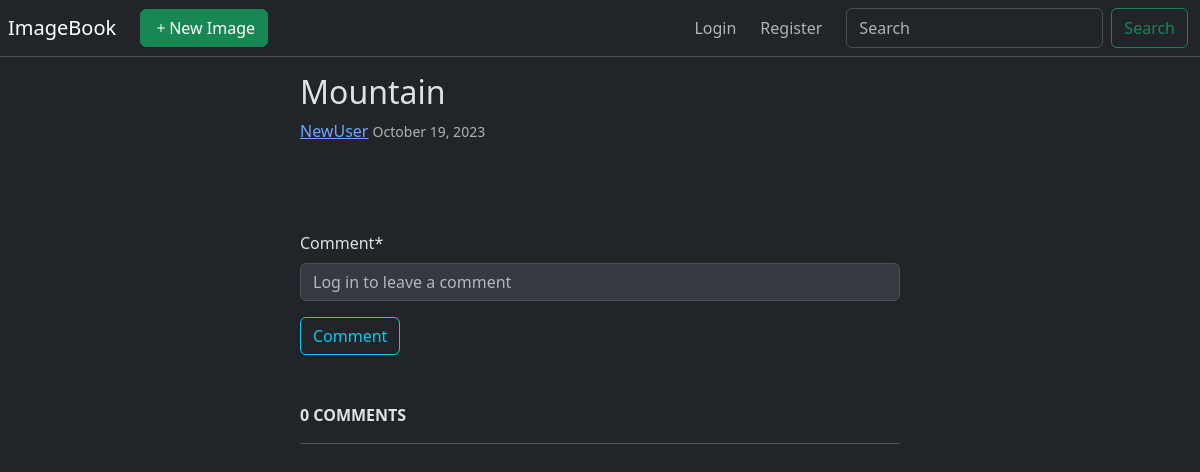
The app's page /image/11/, older data.
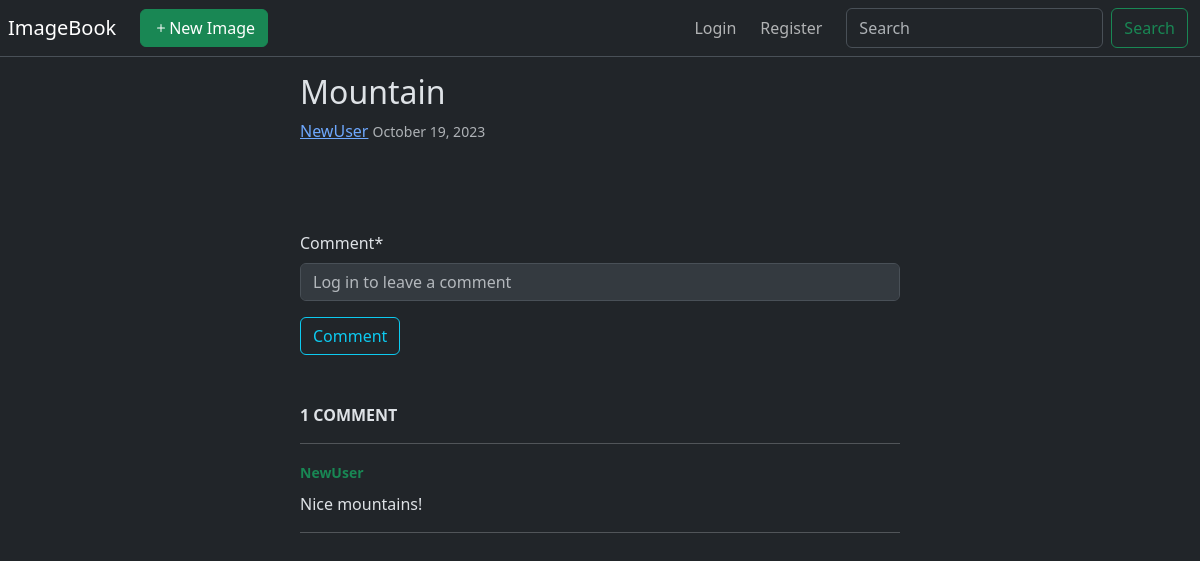
The same page, newer data.
### image/models.py (models this page shows, shortened)
class Image(models.Model):
    title = models.CharField(max_length=30)
    author = models.ForeignKey(User, on_delete=models.CASCADE)
    date_posted = models.DateTimeField(default=timezone.now)
    image = models.ImageField(upload_to='images_posted')

class Comment(models.Model):
    comment_author = models.ForeignKey(User, on_delete=models.CASCADE)
    content = models.TextField('Comment', max_length=255)
    comment_image = models.ForeignKey(Image, on_delete=models.CASCADE)

### image/views.py (the view, shortened to what this page needs)
# urls.py: path('<int:pk>/', ImageDetailView.as_view(), name='image-detail')
class ImageDetailView(FormMixin, DetailView):
    model = Image
    form_class = CreateCommentForm
    def get_context_data(self, **kwargs):
        context = super(ImageDetailView, self).get_context_data(**kwargs)
        context['form'] = self.get_form()
        if not self.request.user.is_authenticated:
            context['form'].fields['content'].disabled = True
            context['form'].fields['content'].widget.attrs['placeholder'] = 'Log in to leave a comment'
        return context

### image/forms.py
class CreateCommentForm(ModelForm):
    class Meta:
        model = Comment
        fields = ['content']
        widgets = {
            'content': TextInput(attrs={'size': 2})
        }

### image/templates/image/image_detail.html (shortened to what this page needs)
{% extends "image/base.html" %}
{% load crispy_forms_tags %}
{% block content %}
<main class="col col-lg-6 mx-auto pt-3 px-lg-0 px-2">
  <article>
    <h2>{{ object.title }}</h2>
    <div class="mb-3 ">
      <a href="#">{{ object.author }}</a>
      <small class="text-muted">{{ object.date_posted|date:"F d, Y" }}</small>
    </div>
  </article>
  {% include "users/basic_form.html" with button_context="Comment" %}
  <section>
    <p class="fw-bold">{{ object.comment_set.all|length }}
      COMMENT{{ object.comment_set.all|length|pluralize:"S" }}</p>
    <hr>
    {% for comment in object.comment_set.all %}
    <div class="p-0">
      <a class="text-success small fw-bold text-decoration-none" href="#">{{ comment.comment_author }}</a>
      <p class="pt-2">{{ comment.content }}</p>
    </div>
    <hr>
    {% endfor %}
  </section>
</main>
{% endblock content %}

### image/templates/image/base.html (shortened to what this page needs)
<!DOCTYPE html>
<html lang="en" data-bs-theme="dark">
<head>
  <link href="https://cdn.jsdelivr.net/npm/bootstrap@5.3.2/dist/css/bootstrap.min.css" rel="stylesheet"
>
</head>
<body>
<nav class="navbar text-bg-dark navbar-expand-lg border-bottom align-items-center">
  <a href="{% url 'image-list' %}" class="navbar-brand ms-2 ">ImageBook</a>
  <a href="{% url 'image-create' %}" class="text-decoration-none my-auto ms-auto me-2">
    <button class="btn btn-success d-flex align-items-center me-auto ms-2">
      <svg xmlns="http://www.w3.org/2000/svg" width="16" height="16" fill="currentColor" class="bi bi-plus"
           viewBox="0 0 16 16">
        <path d="M8 4a.5.5 0 0 1 .5.5v3h3a.5.5 0 0 1 0 1h-3v3a.5.5 0 0 1-1 0v-3h-3a.5.5 0 0 1 0-1h3v-3A.5.5 0 0 1 8 4z"/>
      </svg>
      New Image
    </button>
  </a>
  <div class="collapse navbar-collapse" id="navbarSupportedContent">
    <div class="container-lg navbar-nav me-auto mb-2 mb-lg-0">
      <div class="d-flex flex-column flex-lg-row ms-lg-auto">
        {% if user.is_authenticated %}
        <a href="#" class="nav-item nav-link my-auto mx-2">{{ user.username }}</a>
        <a href="{% url 'user-logout' %}" class="nav-item nav-link my-auto mx-2">Logout</a>
        {% else %}
        <a href="{% url 'user-login' %}" class="nav-item nav-link my-auto ms-2">Login</a>
        <a href="{% url 'user-register' %}" class="nav-item nav-link my-auto mx-2">Register</a>
        {% endif %}
        <form class="d-flex ms-2">
          <input class="form-control me-2" type="search" placeholder="Search" aria-label="Search">
          <button class="btn btn-outline-success" type="submit">Search</button>
        </form>
      </div>
    </div>
  </div>
</nav>
{% block content %}
{% endblock content %}
</body>
</html>

### users/templates/users/basic_form.html (shortened to what this page needs)
{% load crispy_forms_tags %}
<div class="col mx-auto my-5 px-lg-0 {% if button_context != 'Comment' %} px-2 col-lg-6 {% endif %}">
  <form action="" method="post" enctype="multipart/form-data">
    <fieldset class="form-group">
      {{ form|crispy }}
    </fieldset>
    <div class="form-group">
      <button class="btn btn-outline-info">{{ button_context }}</button>
    </div>
  </form>
</div>

Row changes from the older to the newer data that the page shows:
computed for Image "Mountain": comment_set.all|length "0" → "1"
added Comment: comment_author "NewUser", content "Nice mountains!"
